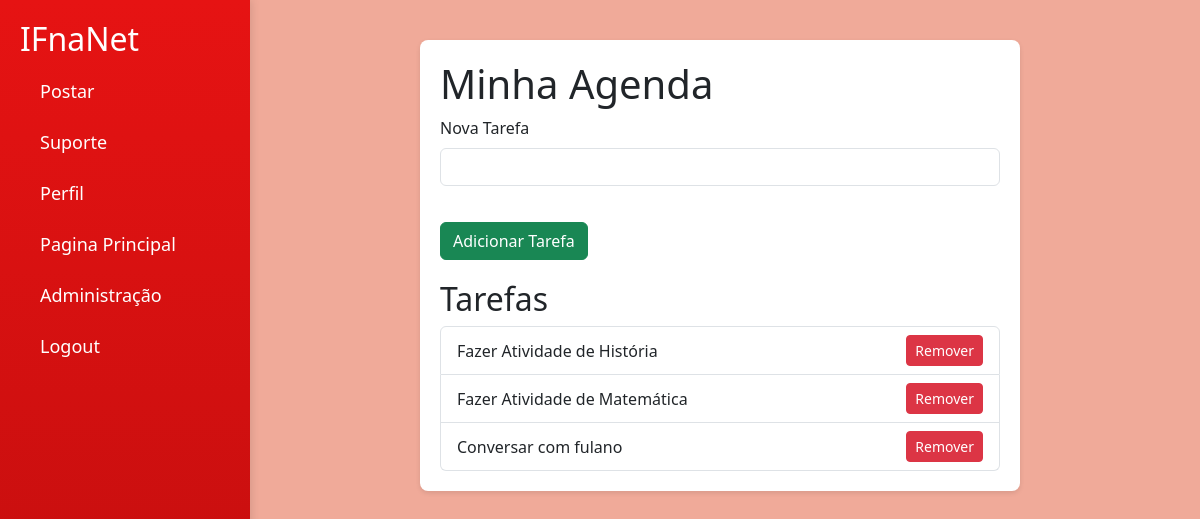
The app's page /agenda/ (signed in), older data.
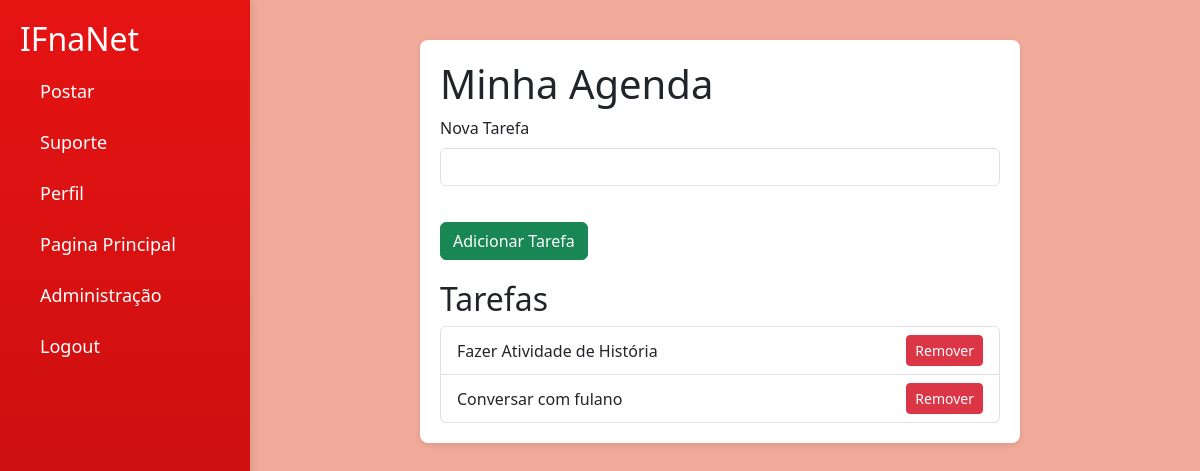
The same page, newer data.
### app/models.py (models this page shows, shortened)
class Tarefa(models.Model):
    nome = models.CharField(max_length=200)
    criado_em = models.DateTimeField(auto_now_add=True)
    descricao = models.TextField()
    usuario = models.ForeignKey(CustomUser, on_delete=models.CASCADE)  # Relacionamento com o usuário logado

### app/views.py (the view)
# urls.py: path('agenda/', views.agenda, name='agenda'),  # Página da agenda
@login_required
def agenda(request):
    tarefas = Tarefa.objects.filter(usuario=request.user)  # Filtra as tarefas para o usuário logado
    if request.method == 'POST':
        tarefa_nome = request.POST.get('tarefa')
        if tarefa_nome:
            Tarefa.objects.create(nome=tarefa_nome, usuario=request.user)
            tarefas = Tarefa.objects.filter(usuario=request.user)  # Recarrega as tarefas para o usuário logado
    return render(request, 'agenda.html', {'tarefas': tarefas})

### app/templates/agenda.html (shortened to what this page needs)
<!DOCTYPE html>
<html lang="pt-br">
<head>
    <link href="https://cdn.jsdelivr.net/npm/bootstrap@5.3.0/dist/css/bootstrap.min.css" rel="stylesheet">
</head>
<body>
    {% load static %}
    <div class="sidebar">
        <h2>IFnaNet</h2>
        <a href="{% url 'postar' %}"> Postar</a>
        <a href="{% url 'suporte' %}"> Suporte</a>
        <a href="{% url 'perfil' %}"> Perfil</a>
        <a href="{% url 'index' %}"> Pagina Principal</a>
        {% if request.user.is_staff %}
            <a href="{% url 'admin_dashboard' %}"> Administração</a>
        {% endif %}
        {% if request.user.is_authenticated %}
            <a href="{% url 'logout' %}"> Logout</a>
        {% else %}
            <a href="{% url 'login' %}"><i class="fas fa-sign-in-alt"></i> Login</a>
        {% endif %}
    </div>
    <div class="container agenda-container">
        <h1>Minha Agenda</h1>
        <form method="POST" action="{% url 'agenda' %}">
            <div class="mb-3">
                <label for="tarefa" class="form-label">Nova Tarefa</label>
                <input type="text" class="form-control" id="tarefa" name="tarefa" required>
            </div>
            <button type="submit" class="btn btn-success btn-adicionar">Adicionar Tarefa</button>
        </form>
        <div class="tarefa-lista">
            <h2>Tarefas</h2>
            <ul class="list-group">
                {% for tarefa in tarefas %}
                    <li class="list-group-item d-flex justify-content-between align-items-center">
                        {{ tarefa.nome }}
                        <form action="{% url 'remover_tarefa' tarefa.id %}" method="POST" class="d-inline">
                            <button type="submit" class="btn btn-danger btn-sm">Remover</button>
                        </form>
                    </li>
                {% empty %}
                    <li class="list-group-item">Nenhuma tarefa na sua agenda.</li>
                {% endfor %}
            </ul>
        </div>
    </div>
</body>
</html>

Row changes from the older to the newer data that the page shows:
removed Tarefa: nome "Fazer Atividade de Matemática"
